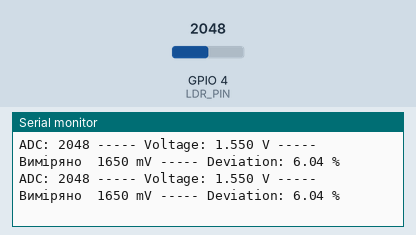
This program was run on a simulated ESP32-S3. Shown: the last lines printed to the serial monitor. Inputs (shaded band) come from the test bench; at power-on: GPIO 4 (LDR_PIN) = 2048.

Above: at 5.7 s.
5.8 s: GPIO 4 (LDR_PIN) set to 1063
At 5.84 s:
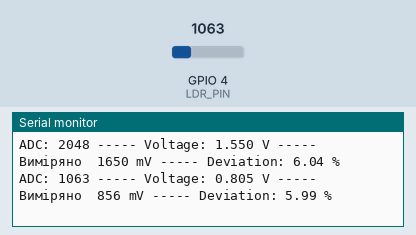
7.3 s: GPIO 4 (LDR_PIN) set to 932
At 7.37 s:
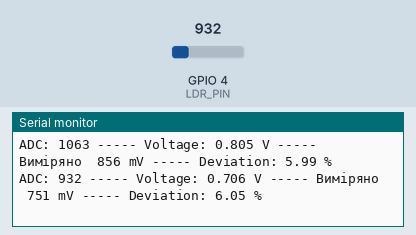
Timing chart, 0 to 9.8 s (numbered marks = the images above; inputs shaded):
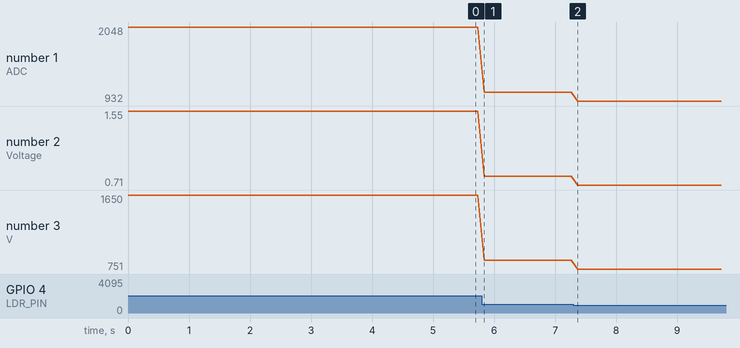

The program:

main.cpp
```cpp
#include <Arduino.h>
#include <math.h>

#define LDR_PIN 4
int adcValue;
float voltage;
int voltageMv;

// вимірюємо ADC на піні з фоторезистором
int readADC()
{
  adcValue = analogRead(LDR_PIN);

  Serial.print("ADC: ");
  Serial.print(adcValue);

  return adcValue;
}

// рахуємо вольтаж
float calculateVoltage(int adcValue)
{
  voltage = adcValue * 3.1 / 4095.0;

  Serial.print(" ----- Voltage: ");
  Serial.print(voltage, 3);
  Serial.print(" V ----- ");

  return voltage;
}

// зчитуємо напругу
int readVoltageMv()
{
  voltageMv = analogReadMilliVolts(LDR_PIN);

  Serial.print("Виміряно  ");
  Serial.print(voltageMv);
  Serial.print(" mV ----- ");

  return voltageMv;
}

// обчислення похибки
void calculateVoltageDeviation(float voltage, int voltageMv)
{
  float deviation = 0;

  float measuredVoltage = voltageMv / 1000.0;
  float difference = fabs(voltage - measuredVoltage);

  if (measuredVoltage > 0)
  {
    deviation = (difference / measuredVoltage) * 100;
  }

  Serial.print("Deviation: ");
  Serial.print(deviation, 2);
  Serial.println(" %");
  return;
}

void setup()
{
  Serial.begin(115200);
}

void loop()
{

  adcValue = readADC();
  voltage = calculateVoltage(adcValue);
  voltageMv = readVoltageMv();
  calculateVoltageDeviation(voltage, voltageMv);

  delay(100);
}
```

Measured:
- after the input at 5.8 s, the serial monitor: prints a new line at once (image 1)
- after the input at 7.3 s, the serial monitor: prints a new line after 0.07 s (image 2)
- plotted number 1: 2048 → 1063 after the input at 5.8 s, 1063 → 932 after the input at 7.3 s
- plotted number 2: 1.55 → 0.81 after the input at 5.8 s, 0.81 → 0.71 after the input at 7.3 s
- plotted number 3: 1650 → 856 after the input at 5.8 s, 856 → 751 after the input at 7.3 s
